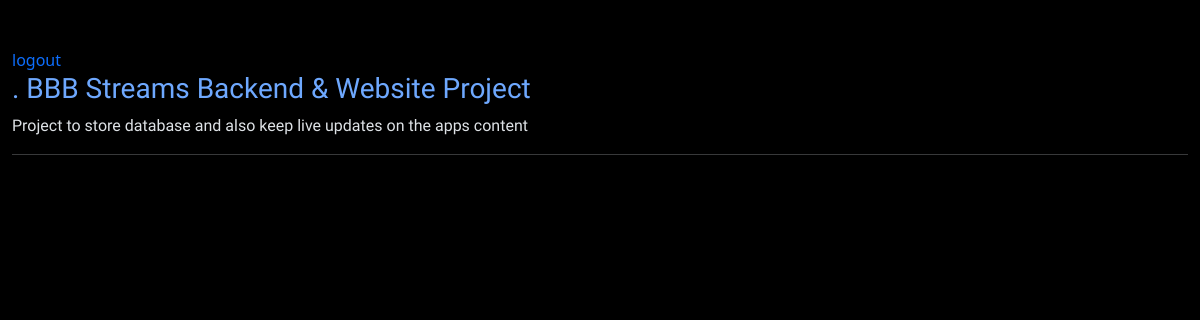
The app's page / (signed in) with its own data.
### todos/models.py (models this page shows, shortened)
class Project(models.Model):
    project_name = models.CharField(max_length=128)
    project_details = models.TextField(null=True, blank=True)
    date_added = models.DateTimeField(auto_now=True)

### todos/views.py (the view)
# urls.py: path('', index, name='home'),
@login_required(login_url='/login')
def index(request, ):
    projects = Project.objects.all()
    tasks = Task.objects.all()
    context = {
        'projects':projects,
        'tasks': tasks,
    }
    return render(request, 'todos/project_list.html', context)

### todos/templates/todos/project_list.html (shortened to what this page needs)
{% extends 'base.html' %}
{% block content %}
{% if user.is_authenticated %}
    <a href="{% url 'logout' %}" class="text-primary">logout</a>
{% endif %}
    {% for proj in projects %}
    <h3 class="text-success text-underline"><a href="{% url 'proj_details' proj.id %}"> {{proj.length}}. {{proj.project_name}}</a></h3>
    <p>   {{proj.project_details}}</p>
    <hr>
    <br>
    {% endfor %}
{% endblock %}

### templates/base.html (style rules this page uses)
h1, h2,h3,h4,h5,h6 { font-family: 'Jersey 25'; }
a { text-decoration: none; }
p { font-family: 'Kanit'; }

### records on screen
Project: project_name "BBB Streams Backend & Website Project", project_details "Project to store database and also keep live updates on the apps content"
